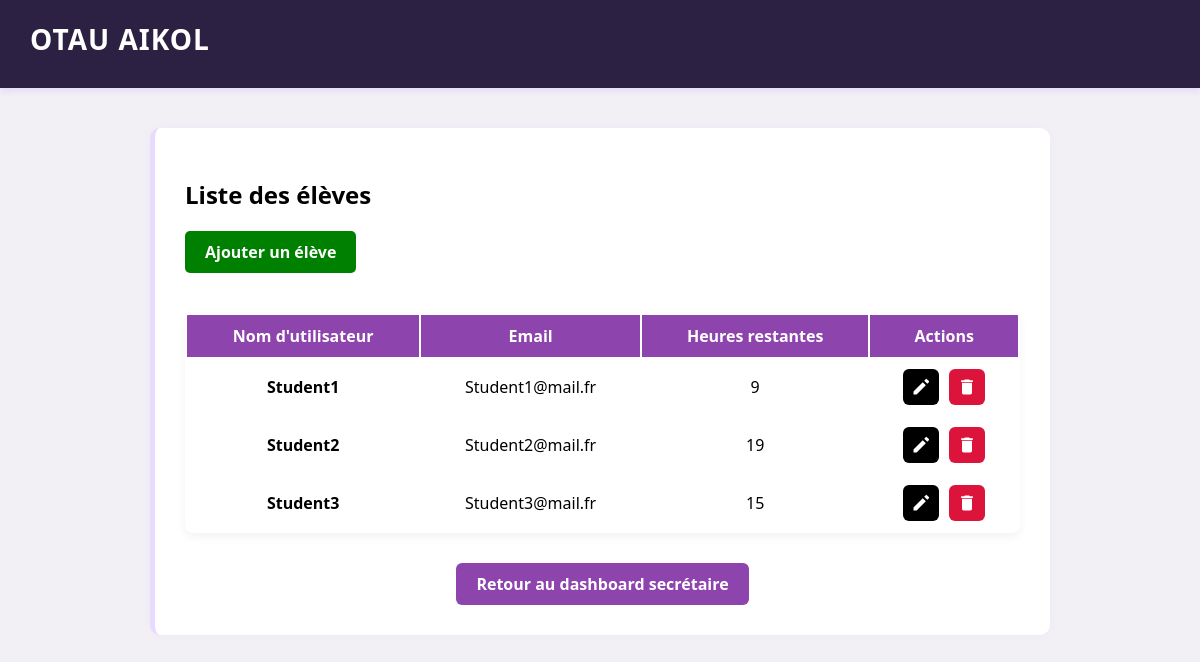
The page /app/secretary/manage_students/ on the database its author committed.
### auto_ecole/models.py (models this page shows, shortened)
class Student(models.Model):
    user = models.OneToOneField(User, on_delete=models.CASCADE)
    hours_available = models.PositiveIntegerField(default=0)

### auto_ecole/views.py (the view)
# urls.py: path('secretary/manage_students/', manage_students, name='manage_students'),
def manage_students(request):
    students = Student.objects.all()
    return render(request, 'manage_students.html', {'students': students})

### auto_ecole/templates/manage_students.html (shortened to what this page needs)
{% extends "base.html" %}
{% block content %}
  <h2 style="margin-bottom: 20px;">Liste des élèves</h2>
  <a href="{% url 'add_student' %}" style="
      background-color: green;
      color: white;
      padding: 10px 20px;
      border-radius: 5px;
      text-decoration: none;
      margin-bottom: 20px;
      display: inline-block;
      font-weight: bold;">
    Ajouter un élève
  </a>
  <table style="width:100%; margin-top: 20px; background: #fff; box-shadow: 0 4px 10px rgba(0,0,0,0.05); border-radius: 8px; overflow: hidden;">
    <thead style="background-color: #8e44ad; color: white;">
      <tr style="text-align: center;">
        <th style="padding: 10px;">Nom d'utilisateur</th>
        <th style="padding: 10px;">Email</th>
        <th style="padding: 10px;">Heures restantes</th>
        <th style="padding: 10px;">Actions</th>
      </tr>
    </thead>
    <tbody>
      {% for student in students %}
        <tr style="text-align: center; border-bottom: 1px solid #ddd;">
          <td style="padding: 10px;">
            <a href="{% url 'student_detail' student.id %}" style="text-decoration: none; color: #000000; font-weight: bold;">
              {{ student.user.username }}
            </a>
          </td>
          <td style="padding: 10px;">{{ student.user.email }}</td>
          <td style="padding: 10px;">{{ student.hours_available }}</td>
          <td style="padding: 10px;">
            <div style="display: flex; justify-content: center; gap: 10px;">
              <a href="{% url 'edit_student' student.id %}" style="background-color: black; padding: 8px; border-radius: 6px; display: flex; align-items: center; justify-content: center; text-decoration: none;">
                <svg style="width:20px;height:20px;fill:white;" xmlns="http://www.w3.org/2000/svg" viewBox="0 0 24 24">
                  <path d="M3 17.25V21h3.75l11.06-11.06-3.75-3.75L3 17.25zM21.41 6.34c.39-.39.39-1.02 0-1.41l-2.34-2.34a1 1 0 0 0-1.41 0l-1.83 1.83 3.75 3.75 1.83-1.83z"/>
                </svg>
              </a>
              <form action="{% url 'delete_student' student.id %}" method="post" style="display:inline;">
                <button type="submit" style="background-color: crimson; padding: 8px; border-radius: 6px; border: none; cursor: pointer; display: flex; align-items: center; justify-content: center;">
                  <svg style="width:20px;height:20px;fill:white;" xmlns="http://www.w3.org/2000/svg" viewBox="0 0 24 24">
                    <path d="M6 19c0 1.1.9 2 2 2h8c1.1 0 2-.9 2-2V7H6v12zM19 4h-3.5l-1-1h-5l-1 1H5v2h14V4z"/>
                  </svg>
                </button>
              </form>
            </div>
          </td>
        </tr>
      {% endfor %}
    </tbody>
  </table>
  <div style="margin-top: 30px; text-align: center;">
    <a href="{% url 'secretary_dashboard' %}" style="
        background-color: #8e44ad;
        padding: 10px 20px;
        border-radius: 6px;
        color: white;
        font-weight: bold;
        text-decoration: none;
        display: inline-block;
        transition: 0.3s;">
      Retour au dashboard secrétaire
    </a>
  </div>
{% endblock %}

### auto_ecole/templates/base.html (style rules this page uses)
body { font-family: "Segoe UI", Tahoma, Geneva, Verdana, sans-serif; background-color: #f2f0f5; margin: 0; padding: 0; }

### rows shown on the page
Student: user.username "Student1", user.email "Student1@mail.fr", hours_available "9"
Student: user.username "Student2", user.email "Student2@mail.fr", hours_available "19"
Student: user.username "Student3", user.email "Student3@mail.fr", hours_available "15"
